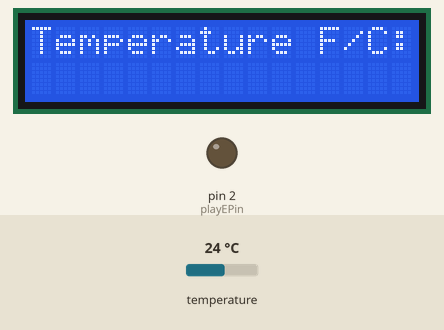
Bench run of a sketch on a simulated Arduino Uno, built with avr-gcc and run on an emulated ATmega328P. Parts: 16×2 character LCD, output pins drawn as LEDs (lit = HIGH). Inputs (shaded band) come from the test bench; at power-on: temperature 24 °C. What the sketch prints to the serial monitor is not drawn.

Above: at 6.9 s.
At 9.2 s:
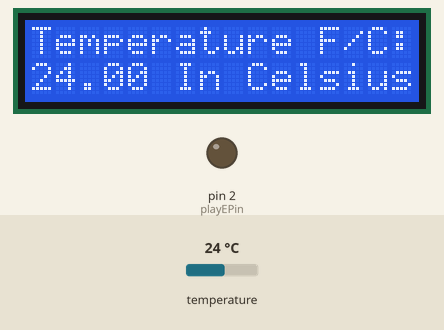
9.3 s: temperature set to 12 °C
At 15.3 s:
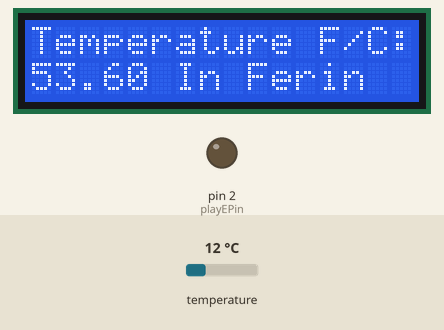
Timing chart, 0 to 16.8 s (numbered marks = the images above; inputs shaded):
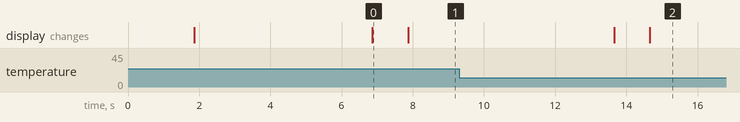

The sketch:

FoodTemperatureSensor.ino
```cpp
#include <OneWire.h>
#include <DallasTemperature.h>
#include <LiquidCrystal.h>
#define ONE_WIRE_BUS 5

LiquidCrystal lcd(12,11,10,9,8,7);
OneWire oneWire(ONE_WIRE_BUS);

DallasTemperature sensors(&oneWire);

//const int recordPin = 3;
const int playEPin = 2;
void setup() {

//pinMode(3, OUTPUT);
  pinMode(2, OUTPUT);
  digitalWrite(2, LOW);
  Serial.begin(9600);
  Serial.println("Dallas Temp Start");
  sensors.begin();
  Serial.println("Starting ISD");
  lcd.begin(16, 2);
  lcd.print("Temperature F/C: ");

}
 void playback(int playEPin){
    digitalWrite(2, HIGH);
    delay(1000);
    digitalWrite(2,LOW);
    delay(1000);
  }
  void LCDTemp_Loop(float tempF, float tempC){
    lcd.setCursor(0, 1);
    lcd.print("                ");
    delay(1000);
    lcd.setCursor(0, 1);
    lcd.print(tempF);
    lcd.print(" In Ferin");
    delay(5000);
    lcd.setCursor(0, 1);
    lcd.print("                ");
    delay(1000);
    lcd.setCursor(0, 1);
    lcd.print(tempC);
    lcd.print(" In Celsius");
    delay(5000);
  }
void loop() {
  Serial.print("Requesting Tempretures");
  sensors.requestTemperatures();
  Serial.println("Finished");

  float tempC = sensors.getTempCByIndex(0);
  float tempF = sensors.getTempFByIndex(0);


  if (tempC < 62 or tempF < 145){
    Serial.print("Temperature in Fahrenheit: ");
    Serial.print(tempF);
    Serial.print("\n Temperature in Celsius: ");
    Serial.print(tempC);
    LCDTemp_Loop(tempF, tempC);
    Serial.println("\n Temperature is below Requried amount turn Up!");
   // delay(10000);
  }
  else if (tempC > 62 or tempF > 145){
    Serial.print("Temperature in Fahrenheit: ");
    Serial.print(tempF);
    Serial.print("\n Temperature in Celsius: ");
    Serial.print(tempC);
    LCDTemp_Loop(tempF, tempC);
    playback(playEPin);
    Serial.println(" \n Temperature is above Good Nice!");

  }
  else{
    Serial.println("dnk");
  }

}
```

Measured:
- what the display in image 0 shows lasts 1.0 s, from 6.9 s to 7.9 s
